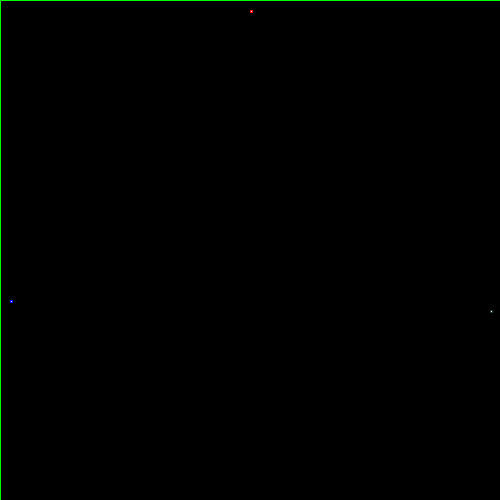
Frame 1 (no input)
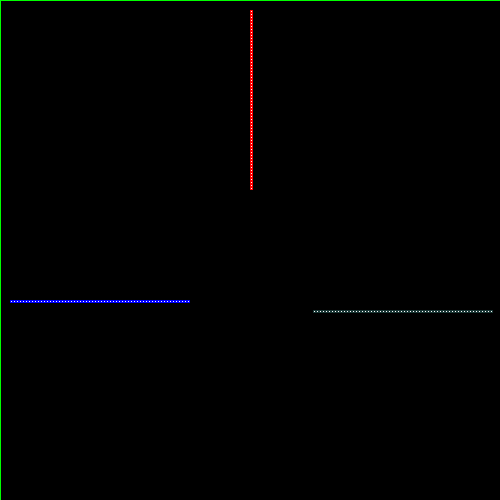
Frame 60 (the mouse pressed at the canvas centre just before this capture)
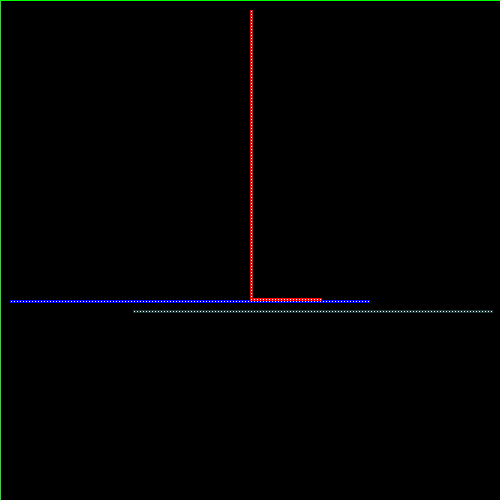
Frame 120 (the mouse held since frame 60 and released just before this capture)

The Processing sketch that drew these frames (run headless with seeded random() and noise(); from frame 60 on, the mouse is pressed at the canvas centre):

// Processing sketch: processing_77782
// ── processing_77782.pde

/* @pjs globalKeyEvents="true";*/
//Sydney C. CP 1, 4/5 Tron
int x = 10;
int y = 300;
int direction = RIGHT;
int cx = 250;
int cy = 10;
int cdirection = DOWN;
boolean gameover = false;
boolean youwin = false;
int dotSize = 3;
int c2x = 490;
int c2y = 310;
int c2direction = LEFT;

void setup()
{
  size(500, 500);
  stroke(0,255,0);
  fill(0);
  rect(0,0,500,500);
  frameRate(25);
}

void draw()
{
  fill(255);
  if (gameover == true)
  {
    textSize(45);
    textAlign(CENTER);
    text("GAME OVER\nBetter luck next time!", 250, 200);
  }
  else
  {
    if (youwin == true)
    {
      textSize(50);
      text("YOU WIN!", 150,250);
    }
    else
    {
     if(gameover == false)
     {
       computer();
       comp2();
     }
     if (youwin == false)
     {
        human();
     }
    }
  }
}

void keyPressed()
{
  if (key == 'w')
  {
    direction = UP;
  }
  else if (key == 's')
  {
    direction = DOWN;
  }
  else if (key == 'a')
  {
    direction = LEFT;
  }
  else if (key == 'd')
  {
    direction = RIGHT;
  }
}

void human()
{
   if (get(x, y) != color(0))
    {
      gameover = true;
    }
    stroke(0,0,255);
    rect(x, y, dotSize-1, dotSize-1);
    if (direction == UP)
    {
      y-=dotSize;
    }
    else if (direction == DOWN)
    {
      y+=dotSize;
    }
    else if (direction == LEFT)
    {
      x-=dotSize;
    }
    else if (direction == RIGHT)
    {
      x+=dotSize;
    }
}

void computer()
{
   if (get(cx, cy) != color(0))
    {
      youwin = true;
    }
    stroke(255,0,0);
    rect(cx, cy, dotSize-1,dotSize-1);
    if (cdirection == UP)
    {
      cy-=dotSize;
      if(get(cx,cy-dotSize) != color(0))
      {
        if(get(cx-dotSize,cy) != color(0))
        {
          cdirection = RIGHT;
        }
        else if (get(cx+dotSize, cy) != color(0))
        {
          cdirection = LEFT;
        }
        else
        {
          if(random(1) < .5)
          {
            cdirection = LEFT;
          }
          else
          {
            cdirection = RIGHT;
          }
        }
      }
    }
    else if (cdirection == DOWN)
    {
      cy+=dotSize;
      if(get(cx,cy+dotSize) != color(0))
      {
        if(get(cx-dotSize,cy) != color(0))
        {
          cdirection = RIGHT;
        }
        else if (get(cx+dotSize, cy) != color(0))
        {
          cdirection = LEFT;
        }
        else
        {
          if(random(1) < .5)
          {
            cdirection = LEFT;
          }
          else
          {
            cdirection = RIGHT;
          }
        }
      }
    }
    else if (cdirection == LEFT)
    {
      cx-=dotSize;
      if(get(cx-dotSize,cy) != color(0))
      {
        if(get(cx,cy+dotSize) != color(0))
        {
          cdirection = UP;
        }
        else if (get(cx,cy-dotSize) != color(0))
        {
          cdirection = DOWN;
        }
        else
        {
          if(random(1)< .5)
          {
            cdirection = UP;
          }
          else
          {
            cdirection = DOWN;
          }
        }
      }
    }
    else if (cdirection == RIGHT)
    {
      cx+=dotSize;
      if(get(cx+dotSize,cy) != color(0))
      {
        if(get(cx,cy+dotSize) != color(0))
        {
          cdirection = UP;
        }
        else if (get(cx,cy-dotSize) != color(0))
        {
          cdirection = DOWN;
        }
        else
        {
          if(random(1)< .5)
          {
            cdirection = UP;
          }
          else
          {
            cdirection = DOWN;
          }
        }
      }
    }
}

void comp2()
{
  if (get(c2x, c2y) != color(0))
    {
      youwin = true;
    }
    stroke(25,54,52);
    rect(c2x, c2y, dotSize-1,dotSize-1);
    if (c2direction == UP)
    {
      c2y-=dotSize;
      if(get(c2x,c2y-dotSize) != color(0))
      {
        if(get(c2x-dotSize,c2y) != color(0))
        {
          c2direction = RIGHT;
        }
        else if (get(c2x+dotSize, c2y) != color(0))
        {
          c2direction = LEFT;
        }
        else
        {
          if(random(1) < .5)
          {
            c2direction = LEFT;
          }
          else
          {
            c2direction = RIGHT;
          }
        }
      }
    }
    else if (c2direction == DOWN)
    {
      c2y+=dotSize;
      if(get(c2x,c2y+dotSize) != color(0))
      {
        if(get(c2x-dotSize,c2y) != color(0))
        {
          c2direction = RIGHT;
        }
        else if (get(c2x+dotSize, c2y) != color(0))
        {
          c2direction = LEFT;
        }
        else
        {
          if(random(1) < .5)
          {
            c2direction = LEFT;
          }
          else
          {
            c2direction = RIGHT;
          }
        }
      }
    }
    else if (c2direction == LEFT)
    {
      c2x-=dotSize;
      if(get(c2x-dotSize,c2y) != color(0))
      {
        if(get(c2x,c2y+dotSize) != color(0))
        {
          c2direction = UP;
        }
        else if (get(c2x,c2y-dotSize) != color(0))
        {
          c2direction = DOWN;
        }
        else
        {
          if(random(1)< .5)
          {
            c2direction = UP;
          }
          else
          {
            c2direction = DOWN;
          }
        }
      }
    }
    else if (c2direction == RIGHT)
    {
      c2x+=dotSize;
      if(get(c2x+dotSize,c2y) != color(0))
      {
        if(get(c2x,c2y+dotSize) != color(0))
        {
          c2direction = UP;
        }
        else if (get(c2x,c2y-dotSize) != color(0))
        {
          c2direction = DOWN;
        }
        else
        {
          if(random(1)< .5)
          {
            c2direction = UP;
          }
          else
          {
            c2direction = DOWN;
          }
        }
      }
    }
}
